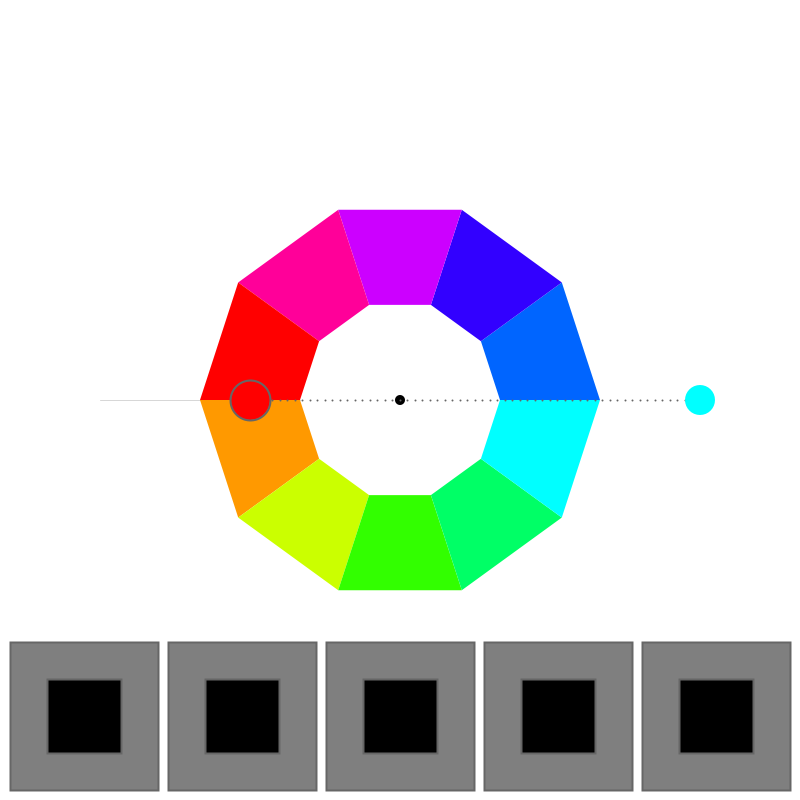
Frame 1 (no input)
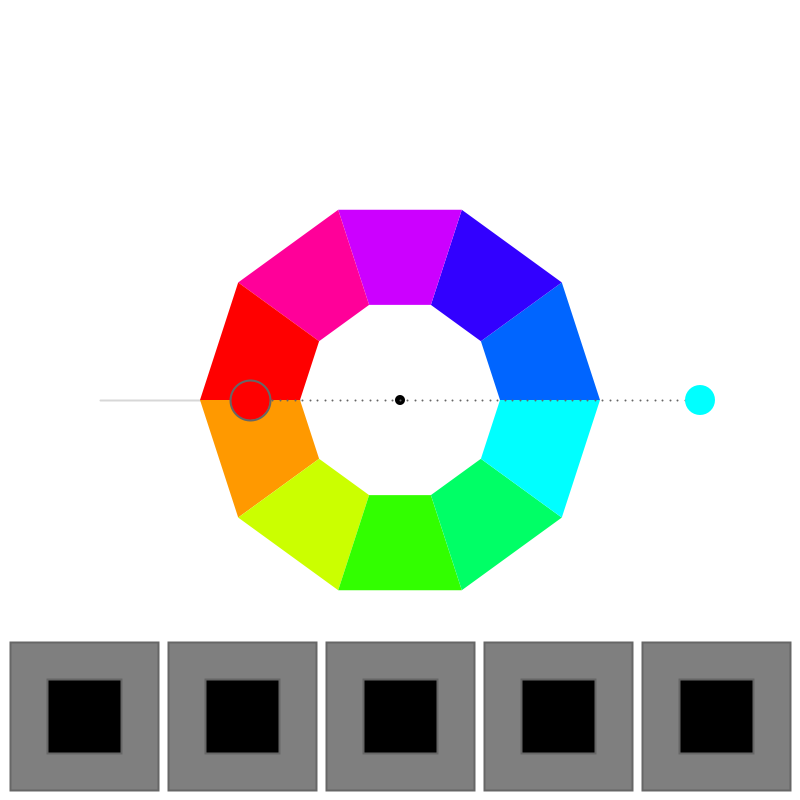
Frame 60 (the mouse pressed at the canvas centre just before this capture)
Frame 120 (the mouse held since frame 60 and released just before this capture): identical to frame 60, image omitted

The Processing sketch that drew these frames (run headless with seeded random() and noise(); from frame 60 on, the mouse is pressed at the canvas centre):

// Processing sketch: processing_153939
// ── processing_153939.pde

/* Source of
 * Creative Coding
 * Week 4, 01 - an interactive colour wheel picker
 * by Indae Hwang and Jon McCormack
 * Copyright (c) 2014 Monash University
 *
 * (This program draws an interactive colour selection wheel
 * Drag the colour circle around the hue wheel to change hue, change the distance
 * from the wheel to control brightness.
 *
 * Another colour circle is displayed showing the colour 180 degrees from the current colour)
 * I modified the source code, but I don´t finished 
 */

//added JS
int numB = 5;     // number of save color boxes
color fillMain, fillComp, fillCentre;
// colour boxes at bottom of window 
  float bx,by,bw,bh;  // parameters for box rectangles 
  float bg;           // gap between boxes 

  color boxColorMain[] = new color[numB]; 
  color boxColorComp[] = new color[numB]; 
  boolean boxLock[] = new boolean[numB]; 
//

// colourHandle: the user interface element to changing colours over the wheel
// It has a postion and a size
//
float colorHandleX;
float colorHandleY;
float handleSize = 30;

// boolean isLocked
// the state of handle: when the color handle is pressed, 
// color hand is locked–released as the left mouse button is released 
//
boolean isLocked = false;

// Wheel radius: inner and outer
//
float innerR = 100; // inner
float outerR = 200; // outer
float outerR2 = outerR * 1.5; // limit of the handle's "pull" range

// current and complementry colour
float hueValue = 180;
float brightValue = 100;
float complementryHue = 0;

void setup() {

  size(800, 800);
  colorMode(HSB, 360, 100, 100); // use HSB colour mode, H=0->360, S=0->100, B=0->100

    colorHandleX = width/2+300;
  colorHandleY = height/2;
  
  //added JS
  
// initialise the save color box variable arrays 
  for (int i=0;i<numB;i++){ 
    boxColorMain[i] = color(0,0,100); 
    boxColorComp[i] = color(0,0,100); 
    boxLock[i] = false; 
  }
}


void draw() {
  //Since were using HSB colour mode this clears the display window to white
  //         H  S  B
  background(0, 0, 100);

  // draw reference line at the 0/360 hue boundary
  stroke(0, 40);
  line(width/2 - innerR, height/2, width/2 - outerR2, height/2);

  //draw itten's color wheel - we'll use a QUAD_STRIP for this
  noStroke();
  beginShape(QUAD_STRIP);
  for (int i=0; i<=10; i++) {
    float angle = radians(36*i-90); // 10 x 36 degree steps

    //   Hue   Sat  Brightness
    fill(36*i, 100, 100);  // change the colour as we're building the quads

    //outside(top)
    vertex( width/2 + outerR*sin(angle), height/2 + outerR*cos(angle) );
    //inside(down)
    vertex( width/2 + innerR*sin(angle), height/2 + innerR*cos(angle) );
  }
  endShape(CLOSE);


  // colour handle Position Update
  colorHandleUpdate();

  //draw dotted line from center to colorhandle
  dotLine(width/2, height/2, colorHandleX, colorHandleY, 40); 

  //draw color handle
  noStroke();
  fill(0);
  ellipse(width/2, height/2, 10, 10);

  //   Hue       Sat  Brightness
  fill(hueValue, 100, brightValue);
  ellipse(colorHandleX, colorHandleY, handleSize, handleSize );

  //complementry color for colorHandle (comHand)
  float angleComHand = atan2(colorHandleY-height/2, colorHandleX-width/2) + PI;
  float radiusComeHand = 150;
  float comHandX = width/2  + radiusComeHand * cos(angleComHand);
  float comHandY = height/2 + radiusComeHand * sin(angleComHand);

  //dotline from center to comHand
  dotLine(width/2, height/2, comHandX, comHandY, 20); 

  complementryHue = calculateCompHue(hueValue);

  //println("hueValue: "+hueValue + " + "+"comhue: "+complementryHue);

  fill( complementryHue, 100, brightValue );
  ellipse(comHandX, comHandY, 40, 40);
  
  //added JS
  initBoxColor();
  
}

/*
 * calculateCompHue
 *
 * Calculates the complimentary hue from the hue supplied
 */
float calculateCompHue(float hueValue) {

  // Calculate complimentary color with hueValue
  // The complimentary colour should be 180 degrees opposite the selected colour
  if (hueValue >= 180 && hueValue < 360) {
    return hueValue-180;
  } else 
    return hueValue+180;
}


/*
 * colorHandleUpdate
 *
 * Updates the position and orientation of the colour handle based on
 * mouse position when left mouse button is pressed.
 */
void colorHandleUpdate() {

  // isLocked will be true if we pressed the mouse down while over the handle
  if (isLocked) {

    // calculate angle of handle based on mouse position
    // atan2 value is in the range from pi to -pi
    float angle = atan2(mouseY-height/2, mouseX-width/2  );
    float distance = dist(mouseX, mouseY, width/2, height/2);
    float radius = constrain(distance, outerR, outerR2); 
    colorHandleX = width/2  + radius * cos(angle);
    colorHandleY = height/2 + radius * sin(angle);

    hueValue = map (degrees(angle), -180, 180, 360, 0);

    // map distance from outer edge of the wheel to brightness
    brightValue = map(radius, outerR, outerR2, 0, 100);

    //Shape for the locked colorHandle 
    noStroke(); 
    fill(0, 0, 85);
    ellipse(colorHandleX, colorHandleY, handleSize+20, handleSize+20);
  }
}


/*
 * isWithinCircle
 * boolean function that returns true if the mouse is within the circle with centre (x,y) radius r
 */
boolean isWithinCircle(float x, float y, float r) {
  float distance = dist(mouseX, mouseY, x, y);
  return (distance <= r);
}

/*
 * dotLine
 * draw a dotted line from (x1,y1) to (x2,y2)
 */
void dotLine(float x1, float y1, float x2, float y2, int dotDetail) {

  for (int i=0; i<=dotDetail; i++) {
    float dotDetailFloat = (float) dotDetail;
    float dotX = lerp(x1, x2, i/dotDetailFloat);
    float dotY = lerp(y1, y2, i/dotDetailFloat);
    strokeWeight(2);
    stroke(0, 0, 40);
    point(dotX, dotY);
  }
}

//added JS
void initBoxColor(){ 
//

// Create save color boxes and fill with color from boxColor arrays   

  for (int i=0;i<numB;i++){ 
    bg = 10; 
    bh = bw = (width - bg * (numB + 1))/numB; 
    bx = bg + i * (bw + bg); 
    by = height - (bg + bh); 

   //fill(boxColorMain[i]); 
    fill(hueValue);
    rect(bx,by,bw,bh); 
    
    
   // fill(boxColorComp[i]);
    fill(complementryHue);
    rect(bx+bw/4,by+bh/4,bw/2,bh/2); 
  } 
} 



//added JS
void boxPopulate(){ 

  int i=0,j=0; 
  for (i=0;i<numB;i++){ 
    if (boxLock[i]==false && j<1){ 
      boxColorMain[i]=fillMain; 
      boxColorComp[i]=fillComp; 
      boxLock[i]=true; 
      j=++j;
    } 
  } 
} 






/*
 * mousePressed
 * When mouse button is first pressed, check if the user has pressed over the colour handle
 * If so, set isLocked to true to lock manipulation of the handle
 *
 */
void mousePressed() {
  if (isWithinCircle(colorHandleX, colorHandleY, handleSize)) {
    isLocked = true;
  
  }
}

/*
 * mouseReleased
 * Unlock control of the handle
 *
 */
void mouseReleased() {
  isLocked = false;
}
